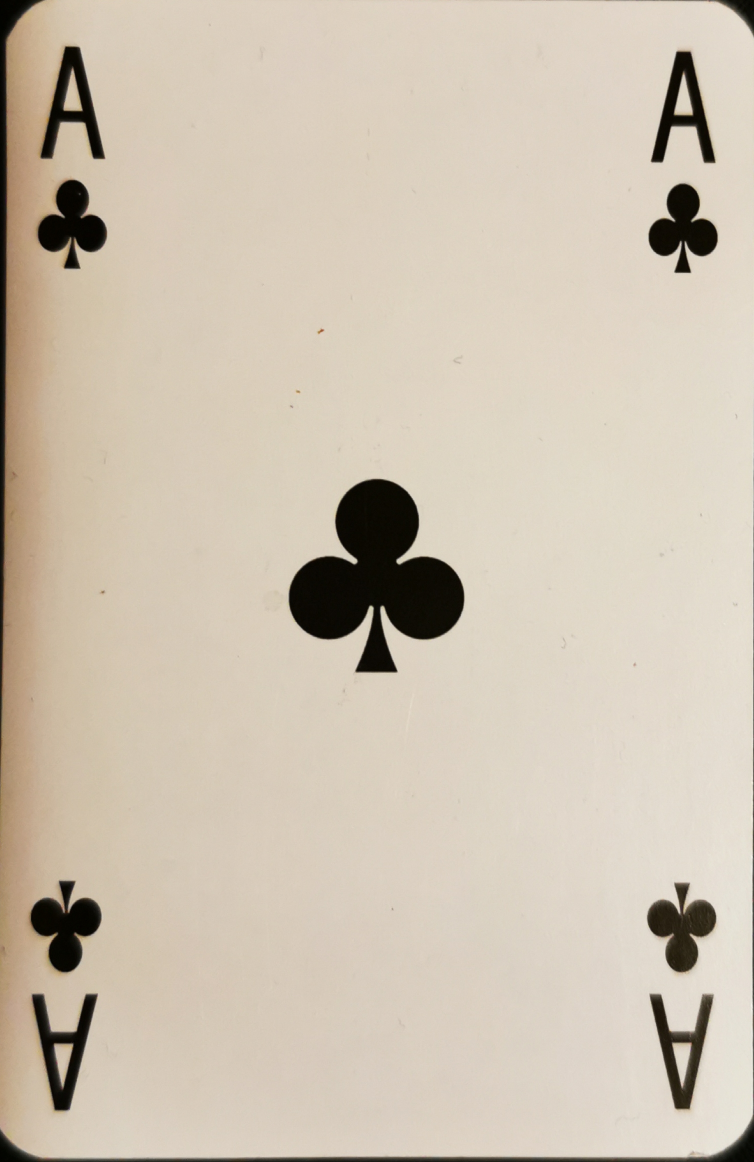
#> input picture Card_detector/Ace.jpg, 1508 x 2324 px (shown at 1/2 size)
$ python -i Cards.py   (imports and definitions only)
#> lines starting #> are read from the running program, lines starting #| are printed output that depends on the picture
#> further down, picture is the input picture: shape (2324, 1508, 3); mean B, G, R 177, 193.7, 205.3

import numpy as np
import cv2
import time


# Adaptive threshold
BKG_THRESH = 80
CARD_THRESH = 50

CORNER_WIDTH = 32
CORNER_HEIGHT = 84

# figura dimenziói
RANK_WIDTH = 70
RANK_HEIGHT = 125

# tanítókáryták dimenziói
SUIT_WIDTH = 70
SUIT_HEIGHT = 100

RANK_DIFF_MAX = 2000
SUIT_DIFF_MAX = 700

CARD_MAX_AREA = 120000
CARD_MIN_AREA = 25000

font = cv2.FONT_HERSHEY_SIMPLEX

#A lekérdezési kártya és a tanító kártya adatainak tárolására szolgáló struktúrák

class Query_card:
    """Structure to store information about query cards in the camera image."""

    # [12 lines left out: function __init__, not called in this run]

class Train_ranks:
    """Structure to store information about train rank images."""

    def __init__(self):
        self.img = [] # Threshold, sized rank
        self.name = "Placeholder"

class Train_suits:
    """Structure to store information about train suit images."""

    def __init__(self):
        self.img = [] # merevlemezről - elöző komment
        self.name = "Placeholder"

### Függvények ###
# [32 lines left out: functions load_ranks, load_suits, not called in this run]

def preprocess_image(image):
    """Returns a grayed, blurred, and adaptively thresholded camera image."""

    gray = cv2.cvtColor(image,cv2.COLOR_BGR2GRAY)
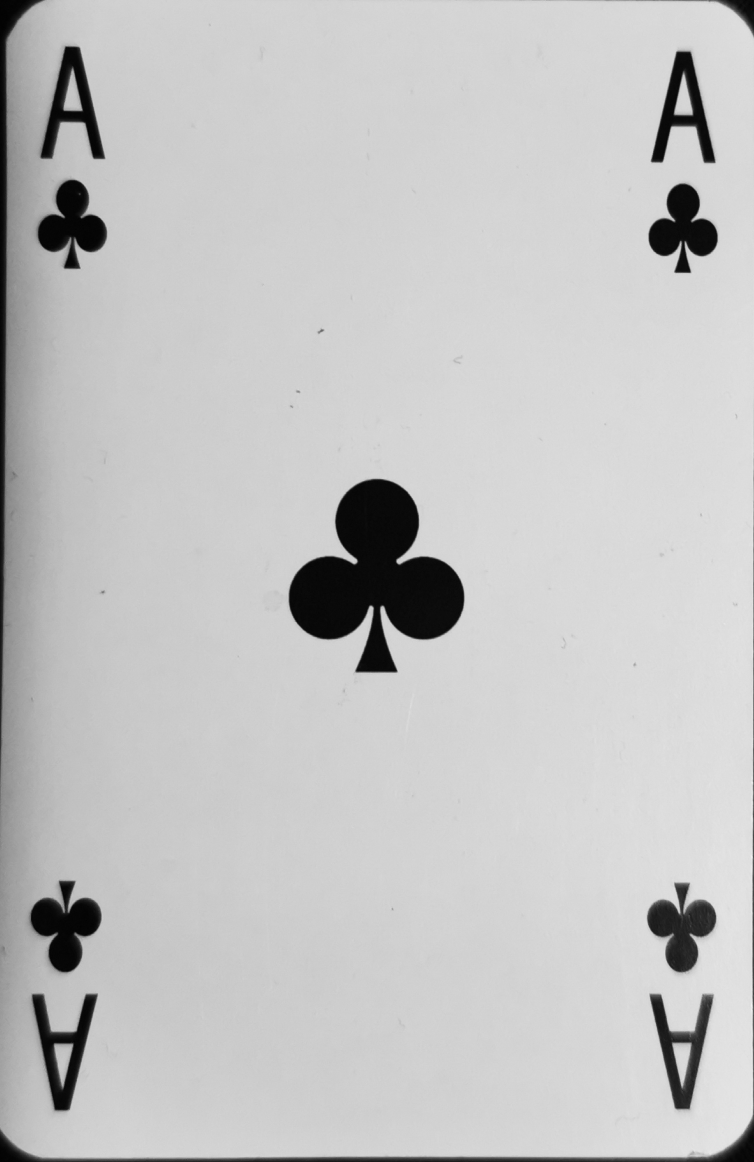
#> gray: shape (2324, 1508) (shown at 1/2 size); min 1, max 245, mean 195.3
    blur = cv2.GaussianBlur(gray,(5,5),0)

    #A legjobb küszöbérték a környezeti fényviszonyoktól függ. Erős megvilágítás esetén magas küszöbértéket kell használni,
    #hogy a kártyákat el lehessen különíteni a háttértől.
    #A kártyaérzékelőnek a fényviszonyoktól való függetlenné tétele érdekében a következő adaptív küszöbérték-módszert alkalmazzuk.

    img_w, img_h = np.shape(image)[:2]
#> img_w = 2324; img_h = 1508
    bkg_level = gray[int(img_h/100)][int(img_w/2)]
#> bkg_level = 215
    thresh_level = bkg_level + BKG_THRESH
#> thresh_level = 295

    retval, thresh = cv2.threshold(blur,thresh_level,255,cv2.THRESH_BINARY)
#> thresh: shape (2324, 1508); every value is 0
#> retval = 295

    return thresh

# [242 lines left out: functions find_cards, preprocess_card, match_card, draw_results, flattener, not called in this run]

>>> import cv2
>>> picture = cv2.imread('Ace.jpg')
>>> result = preprocess_image(picture)
